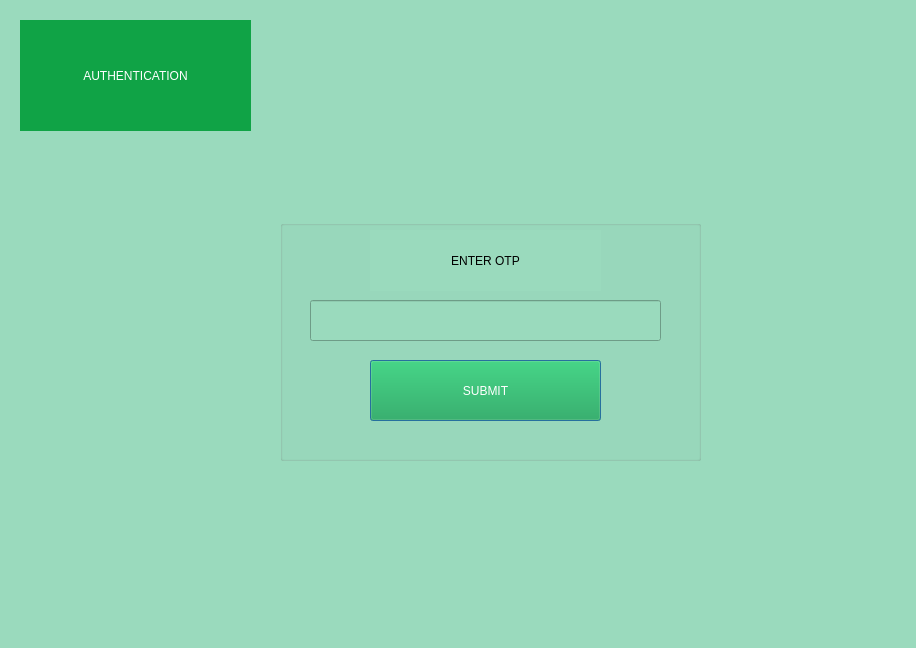
<?xml version="1.0" encoding="UTF-8"?>
<ui version="4.0">
 <class>OtpWindow</class>
 <widget class="QDialog" name="OtpWindow">
  <property name="geometry">
   <rect>
    <x>0</x>
    <y>0</y>
    <width>916</width>
    <height>648</height>
   </rect>
  </property>
  <property name="windowTitle">
   <string>Dialog</string>
  </property>
  <property name="styleSheet">
   <string notr="true">background-color: rgb(154, 218, 189);</string>
  </property>
  <widget class="QLabel" name="label_2">
   <property name="geometry">
    <rect>
     <x>20</x>
     <y>20</y>
     <width>231</width>
     <height>111</height>
    </rect>
   </property>
   <property name="styleSheet">
    <string notr="true">background-color: rgb(16, 163, 70);
font: 12pt &quot;Segoe UI&quot;;
color: rgb(255,255,255);</string>
   </property>
   <property name="text">
    <string>AUTHENTICATION</string>
   </property>
   <property name="alignment">
    <set>Qt::AlignCenter</set>
   </property>
  </widget>
  <widget class="QGroupBox" name="groupBox">
   <property name="geometry">
    <rect>
     <x>280</x>
     <y>220</y>
     <width>421</width>
     <height>241</height>
    </rect>
   </property>
   <property name="title">
    <string/>
   </property>
   <widget class="QLabel" name="label">
    <property name="geometry">
     <rect>
      <x>90</x>
      <y>10</y>
      <width>231</width>
      <height>61</height>
     </rect>
    </property>
    <property name="styleSheet">
     <string notr="true">font: 12pt &quot;Segoe UI&quot;;

</string>
    </property>
    <property name="text">
     <string>ENTER OTP</string>
    </property>
    <property name="alignment">
     <set>Qt::AlignCenter</set>
    </property>
   </widget>
   <widget class="QLineEdit" name="lineEdit">
    <property name="geometry">
     <rect>
      <x>30</x>
      <y>80</y>
      <width>351</width>
      <height>41</height>
     </rect>
    </property>
    <property name="styleSheet">
     <string notr="true">font: 11pt &quot;Segoe UI&quot;;</string>
    </property>
    <property name="echoMode">
     <enum>QLineEdit::Password</enum>
    </property>
    <property name="alignment">
     <set>Qt::AlignCenter</set>
    </property>
   </widget>
   <widget class="QPushButton" name="pushButton_Login">
    <property name="geometry">
     <rect>
      <x>90</x>
      <y>140</y>
      <width>231</width>
      <height>61</height>
     </rect>
    </property>
    <property name="styleSheet">
     <string notr="true">font: 12pt &quot;Segoe UI&quot;;
background-color: rgb(16, 163, 70);
color: rgb(255, 255, 255);</string>
    </property>
    <property name="text">
     <string>SUBMIT</string>
    </property>
   </widget>
  </widget>
 </widget>
 <resources/>
 <connections/>
</ui>
